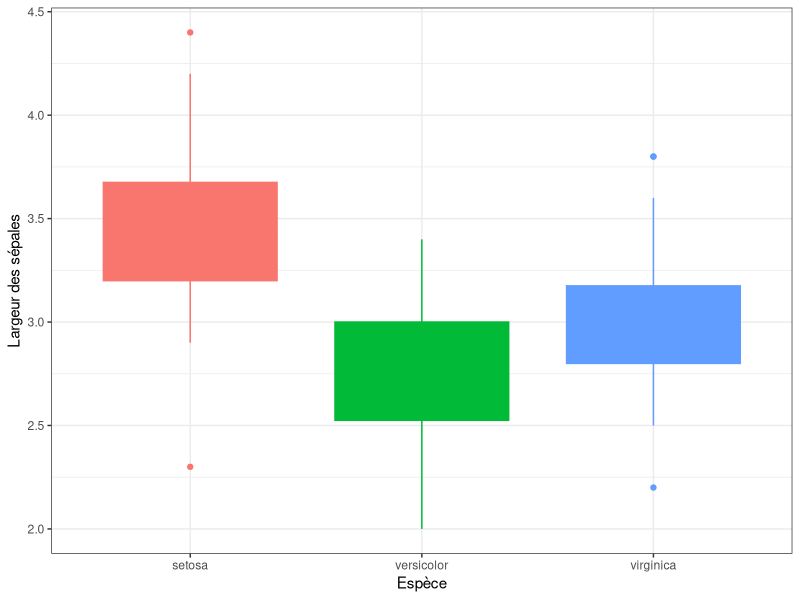

This chart was generated by the following R code:
## ---- chunk 1
knitr::opts_chunk$set(echo = TRUE)
## ---- chunk 2
library(tidyverse)
## ---- chunk 3
data(iris)
head(iris)
## ---- chunk 4
iris %>%   group_by(Species) %>% 
  summarise(Moyenne_longueur_sepale = mean(Sepal.Length), 
            SD_longueur_sepale=sd(Sepal.Length), 
            mediane_longueur_sepale=median(Sepal.Length))
## ---- chunk 5
iris %>% ggplot(aes(x=Species, y=Sepal.Width)) + 
  geom_boxplot(aes(colour=Species, fill=Species), show.legend = FALSE) + 
  theme_bw() + xlab("Espèce") + ylab("Largeur des sépales")
